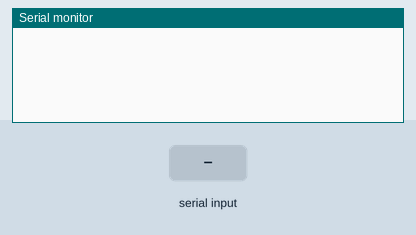
A sketch run on a simulated Arduino Uno, built with avr-gcc and run on an emulated ATmega328P. Shown: the last lines printed to the serial monitor. The inputs (shaded band) are chosen by the test bench.

Above: at 1.2 s.
1.3 s: "R" received over Serial
At 3.2 s:
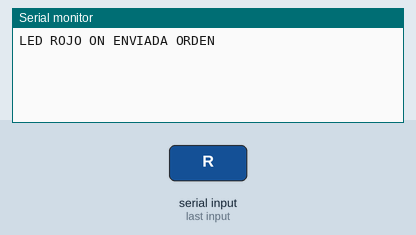
3.5 s: "r" received over Serial
At 5.0 s:
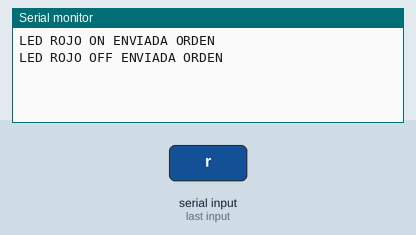

The sketch:

MEGA.ino
```cpp
//                                 Programa para la Arduino UNO Emisora
#include "SoftwareSerial.h"

SoftwareSerial emisor(8, 9); //  definimos los pines Rx, Tx
void setup()
{
  Serial.begin(9600); // Abre la comunicación con el monitor serie
  emisor.begin(9600);
}
void loop()
{
  if (Serial.available() > 0)  // Solo hará algo cuando haya datos disponibles desde el monitor serie
  {
    int dato = Serial.read(); // Almacena el valor del dato recibido en dato
    if (dato == 'R')  // Si se recibe R, se enciende el LED rojo
    {
      emisor.write('P');
      Serial.println("LED ROJO ON ENVIADA ORDEN");
    }
    else if (dato == 'r')
    {
      emisor.write('O');
      Serial.println("LED ROJO OFF ENVIADA ORDEN");
    }
  }
  delay(1000);
}
```

Measured:
- after the input at 1.3 s, the serial monitor: prints a new line after 0.70 s (image 1)
- after the input at 3.5 s, the serial monitor: prints a new line after 0.50 s (image 2)
